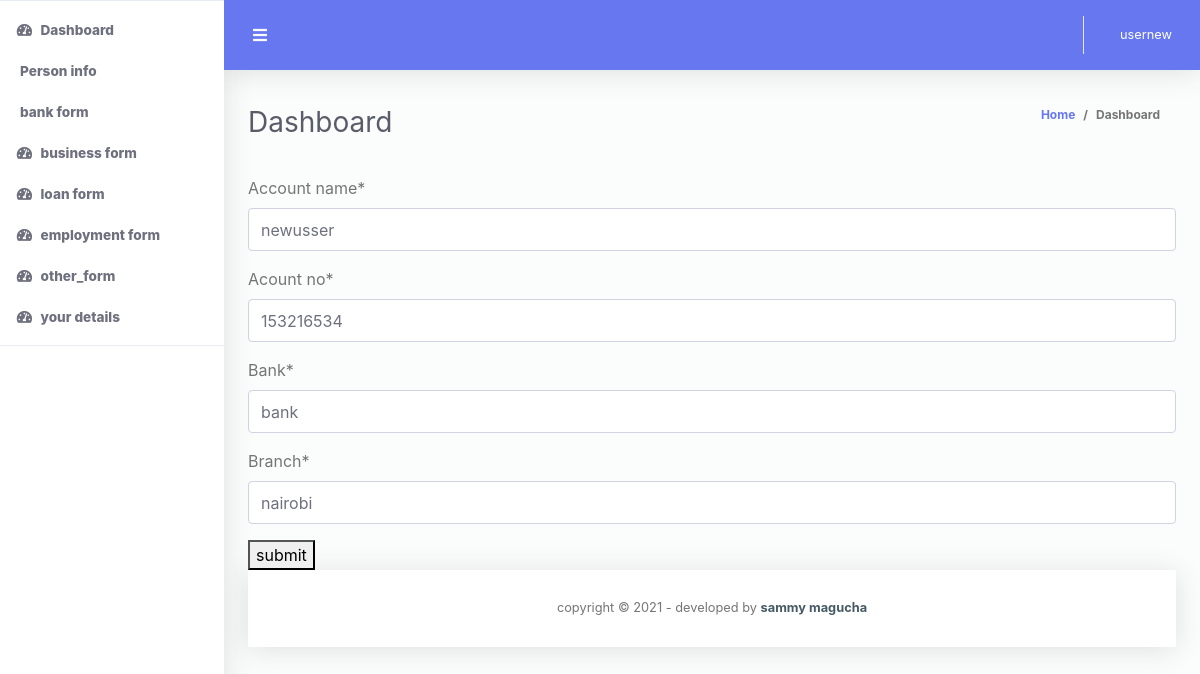
Screenshot of /updateabank/4 (signed in) with the database file from the repository.
### codechallenege/models.py (models this page shows)
class Bankdetails(models.Model):
	account_name = models.CharField(max_length= 100)
	acount_no = models.PositiveIntegerField()
	Bank = models.CharField(max_length= 100, validators= [onlyletters])
	branch = models.CharField(max_length= 100)
	bio = models.ForeignKey(User, on_delete=models.CASCADE)
	class Meta:
		verbose_name_plural = "bankdetails"

### codechallenege/decorators.py (the view)
		def wrapper_func(request, *args, **kwargs):
			group = None
			if request.user.groups.exists():
				group = request.user.groups.all()[0].name
			if group in allowed_roles:
				return view_func(request, *args, **kwargs)
			else:
				return HttpResponse('you are not authorized')

### codechallenege/forms.py
class bankdetailsform(ModelForm):
	class Meta:
		model = Bankdetails
		exclude = ['bio']

### codechallenege/templatetags/custom_tags.py (called while the page is built)
@register.filter(name='has_group')
def has_group(user, group_name):
    group = Group.objects.filter(name=group_name)
    if group:
        group = group.first()
        return group in user.groups.all()
    else:
        return False

### codechallenege/views.py (called while the page is built)
@login_required(login_url='/accounts/login/')
@allowed_users(allowed_roles=['admin','clientuser'])
def updateBank(request, id):
	try:
		bankobj =Bankdetails.objects.get(id =id)
		form =  bankdetailsform(request.POST or None, instance= bankobj)
		if form.is_valid():
			form.save()
			form= bankdetailsform()
			return redirect('list user')
		context ={
			'bankobj':bankobj,
			'form': form,
			'title': 'update your details',
		}
	except ObjectDoesNotExist:
		return render(request, 'codechallenege/404.html')
	return render(request, 'codechallenege/updatebank.html', context)

### codechallenege/templates/codechallenege/updatebank.html (shortened to what this page needs)
{%extends 'codechallenege/base.html'%}
{%block content%}
{% include "codechallenege/form.html" %}
{%endblock%}

### codechallenege/templates/codechallenege/base.html (shortened to what this page needs)
{% load static %}
<!DOCTYPE html>
<html lang="en">
<head>
  <link rel="stylesheet" href="https://use.fontawesome.com/releases/v5.7.0/css/all.css">
  <link href="{% static 'css\all.min.css' %}" rel="stylesheet" type="text/css">
  <link href="{% static 'css\bootstrap.min.css' %}" rel="stylesheet" type="text/css">
  <link href="{% static 'css\ruang-admin.min.css' %}" rel="stylesheet">
</head>
<body id="page-top">
  <div id="wrapper">
    <ul class="navbar-nav sidebar sidebar-light accordion" id="accordionSidebar">
      {% load custom_tags %}
      {% if request.user|has_group:"admin" %}
      <li class="nav-item active">
        <a class="nav-link" href="{% url 'homepage' %}">
          <i class="fas fa-fw fa-tachometer-alt"></i>
          <span>Dashboard</span></a>
      </li>
      <hr class="sidebar-divider">
      <li class="nav-item active">
        <a class="nav-link" href="{% url 'userdetails' %}">
          <i class="bi bi-person"></i>
          <span>Person info</span></a>
      </li>
        <li class="nav-item active">
        <a class="nav-link" href="{% url 'list_user' %}">
          <i class="fas fa-fw fa-tachometer-alt"></i>
          <span>clients</span></a>
      </li>
      <li class="nav-item active">
        <a class="nav-link" href="{% url 'client_business' %}">
          <i class="fas fa-fw fa-tachometer-alt"></i>
          <span>business form</span></a>
      </li>
      <li class="nav-item active">
        <a class="nav-link" href="{% url 'client_biz' %}">
          <i class="fas fa-fw fa-tachometer-alt"></i>
          <span>business details</span></a>
      </li>
      <li class="nav-item active">
        <a class="nav-link" href="{% url 'emp_form' %}">
          <i class="fas fa-fw fa-tachometer-alt"></i>
          <span>employment form</span></a>
      </li>
      <li class="nav-item active">
        <a class="nav-link" href="{% url 'empldetails' %}">
          <i class="fas fa-fw fa-tachometer-alt"></i>
          <span>employment details</span></a>
      </li>
      <li class="nav-item active">
        <a class="nav-link" href="{% url 'bank_form' %}">
          <i class="fa fa-bank"></i>
          <span>bank form</span></a>
      </li>
      <li class="nav-item active">
        <a class="nav-link" href="{% url 'loan_details' %}">
          <i class="fas fa-fw fa-tachometer-alt"></i>
          <span>bank_details</span></a>
      </li>
      <li class="nav-item active">
        <a class="nav-link" href="{% url 'loan_form' %}">
          <i class="fas fa-fw fa-tachometer-alt"></i>
          <span>loan form</span></a>
      </li>
      <li class="nav-item active">
        <a class="nav-link" href="{% url 'loan_details' %}">
          <i class="fas fa-fw fa-tachometer-alt"></i>
          <span>loan details</span></a>
      </li>
       <li class="nav-item active">
        <a class="nav-link" href="{% url 'other_form' %}">
          <i class="fas fa-fw fa-tachometer-alt"></i>
          <span>other_form</span></a>
      </li>
      <li class="nav-item active">
        <a class="nav-link" href="{% url 'other_details' %}">
          <i class="fas fa-fw fa-tachometer-alt"></i>
          <span>other loan details</span></a>
      </li>
      {% elif request.user|has_group:"clientuser" %}
     <li class="nav-item active">
        <a class="nav-link" href="{% url 'homepage' %}">
          <i class="fas fa-fw fa-tachometer-alt"></i>
          <span>Dashboard</span></a>
      </li>
      <li class="nav-item active">
        <a class="nav-link" href="{% url 'userdetails' %}">
          <span>Person info</span></a>
      </li>
      <li class="nav-item active">
        <a class="nav-link" href="{% url 'bank_form' %}">
          <span>bank form</span></a>
      </li>
      <li class="nav-item active">
        <a class="nav-link" href="{% url 'client_business' %}">
          <i class="fas fa-fw fa-tachometer-alt"></i>
          <span>business form</span></a>
      </li>
       <li class="nav-item active">
        <a class="nav-link" href="{% url 'loan_form' %}">
          <i class="fas fa-fw fa-tachometer-alt"></i>
          <span>loan form</span></a>
      </li>
      <li class="nav-item active">
        <a class="nav-link" href="{% url 'emp_form' %}">
          <i class="fas fa-fw fa-tachometer-alt"></i>
          <span>employment form</span></a>
      </li>
       <li class="nav-item active">
        <a class="nav-link" href="{% url 'other_form' %}">
          <i class="fas fa-fw fa-tachometer-alt"></i>
          <span>other_form</span></a>
      </li>
      <li class="nav-item active">
        <a class="nav-link" href="{% url 'moredetails' %}">
          <i class="fas fa-fw fa-tachometer-alt"></i>
          <span>your details</span></a>
      </li>
      {%endif%}
      <hr class="sidebar-divider">
    </ul>
    <div id="content-wrapper" class="d-flex flex-column">
      <div id="content">
        <nav class="navbar navbar-expand navbar-light bg-navbar topbar mb-4 static-top">
          <button id="sidebarToggleTop" class="btn btn-link rounded-circle mr-3">
            <i class="fa fa-bars"></i>
          </button>
          <ul class="navbar-nav ml-auto">
            <li class="nav-item dropdown no-arrow">
              <a class="nav-link dropdown-toggle" href="#" id="userDropdown" role="button" data-toggle="dropdown"
                aria-haspopup="true" aria-expanded="false">
                <span class="ml-2 d-none d-lg-inline text-white small">{{user.username}}</span>
              </a>
            </li>
          </ul>
        </nav>
        <div class="container-fluid" id="container-wrapper">
          <div class="d-sm-flex align-items-center justify-content-between mb-4">
            <h1 class="h3 mb-0 text-gray-800">Dashboard</h1>
            <ol class="breadcrumb">
              <li class="breadcrumb-item"><a href="{% url 'homepage' %}">Home</a></li>
              <li class="breadcrumb-item active" aria-current="page">Dashboard</li>
            </ol>
          </div>
          {%block content%}
          {%endblock%}
</body>
      <footer class="sticky-footer bg-white">
        <div class="container my-auto">
          <div class="copyright text-center my-auto">
            <span>copyright &copy; <script> document.write(new Date().getFullYear()); </script> - developed by
              <b><a href="https://www.github.com/smagucha" target="_blank">sammy magucha</a></b>
            </span>
          </div>
        </div>
      </footer>
</body>
</html>

### codechallenege/templates/codechallenege/form.html (shortened to what this page needs)
 {% load crispy_forms_tags %}
<form method="Post">
     {{form|crispy}}
     <button  type="submit"  class="button">submit</button>
 </form>

### rows the page displays
Bankdetails: account_name "newusser", acount_no "153216534", Bank "bank", branch "nairobi"

### other values shown
{{ user.username }} "usernew"
